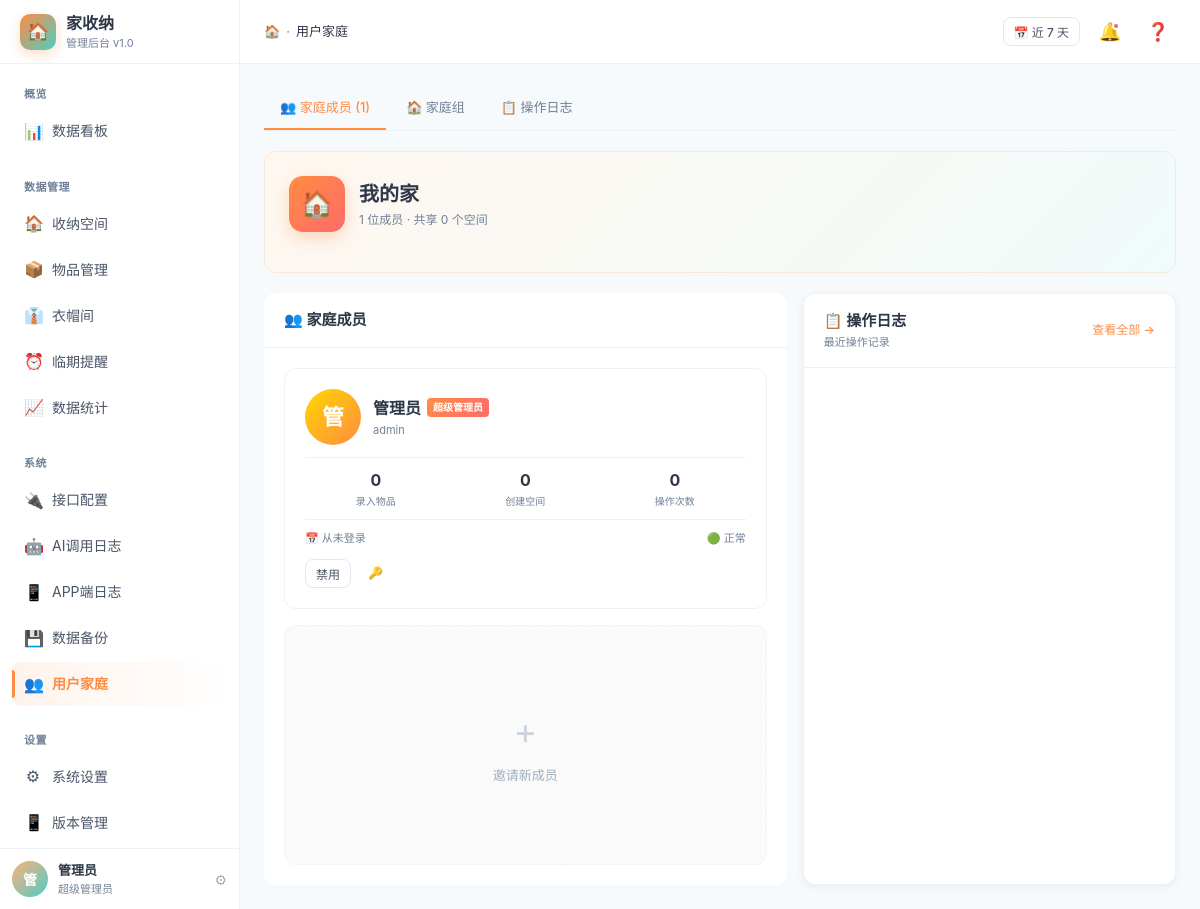
Screenshot of /web-admin/index.php?p=users (signed in) with the database file from the repository.
### tables this page shows
CREATE TABLE IF NOT EXISTS `sys_user` (
    `id` INT UNSIGNED NOT NULL AUTO_INCREMENT,
    `username` VARCHAR(50) NOT NULL COMMENT '用户名',
    `password` VARCHAR(255) NOT NULL COMMENT '密码(bcrypt)',
    `nickname` VARCHAR(50) DEFAULT '' COMMENT '昵称',
    `phone` VARCHAR(20) DEFAULT '' COMMENT '手机号',
    `avatar` VARCHAR(255) DEFAULT '' COMMENT '头像路径',
    `role` TINYINT NOT NULL DEFAULT 2 COMMENT '角色: 1=管理员 2=普通用户',
    `status` TINYINT NOT NULL DEFAULT 1 COMMENT '状态: 0=禁用 1=正常',
    `token` VARCHAR(255) DEFAULT '' COMMENT 'JWT Token',
    `token_expire` INT UNSIGNED DEFAULT 0 COMMENT 'Token过期时间戳',
    `last_login_time` INT UNSIGNED DEFAULT 0 COMMENT '最后登录时间',
    `last_login_ip` VARCHAR(45) DEFAULT '' COMMENT '最后登录IP',
    `created_at` INT UNSIGNED NOT NULL COMMENT '创建时间',
    `updated_at` INT UNSIGNED NOT NULL COMMENT '更新时间',
    PRIMARY KEY (`id`),
    UNIQUE KEY `uk_username` (`username`),
    KEY `idx_phone` (`phone`)
);

### web-admin/index.php (called while the page is built, shortened)
<?php
if (isset($_SESSION['admin_id'])) {
    $db = getDB();
    $stmt = $db->prepare("SELECT * FROM sys_user WHERE id = ? AND role = 1 AND status = 1");
    $stmt->execute([$_SESSION['admin_id']]);
}
require __DIR__ . '/layout.php';

### web-admin/pages/users.php (the view, shortened to what this page needs)
<?php
$db = getDB();
$tab = $_GET['tab'] ?? 'users';
$users = $db->query("SELECT * FROM sys_user ORDER BY created_at DESC")->fetchAll();
$avatarColors = ['linear-gradient(135deg,#FFD700,#FF8C42)','linear-gradient(135deg,#FF8C42,#FF6B6B)','linear-gradient(135deg,#4ECDC4,#0E9F8E)','linear-gradient(135deg,#9F7AEA,#553C9A)','linear-gradient(135deg,#A0AEC0,#718096)'];
?>
<div class="tabs">
    <a href="?p=users&tab=users" class="tab <?= $tab === 'users' ? 'active' : '' ?>">👥 家庭成员 (<?= count($users) ?>)</a>
    <a href="?p=users&tab=houses" class="tab <?= $tab === 'houses' ? 'active' : '' ?>">🏠 家庭组</a>
    <a href="?p=users&tab=logs" class="tab <?= $tab === 'logs' ? 'active' : '' ?>">📋 操作日志</a>
</div>
<?php if ($tab === 'users'): ?>
<div class="family-section">
    <div class="family-head">
        <div class="family-icon">🏠</div>
        <div>
            <div class="family-name">我的家</div>
            <div class="family-meta"><?= count($users) ?> 位成员 · 共享 <?= count($spaces ?? []) ?> 个空间</div>
        </div>
    </div>
</div>
<div class="section-row">
    <div>
        <div class="card-header" style="background:#fff;border-radius:var(--radius) var(--radius) 0 0;border-bottom:1px solid var(--border-2)">
            <div class="card-title">👥 家庭成员</div>
        </div>
        <div class="user-grid" style="padding:20px;background:#fff;border-radius:0 0 var(--radius) var(--radius)">
            <?php foreach ($users as $idx => $u):
                $roleClass = $u['role'] == 1 ? 'role-admin' : 'role-edit';
                $roleName = $u['role'] == 1 ? '超级管理员' : '编辑成员';
            ?>
            <div class="user-card <?= $u['status'] ? '' : 'disabled' ?>">
                <div class="user-card-head">
                    <div class="user-avatar-lg" style="background:<?= $avatarColors[$idx % 5] ?>"><?= mb_substr(htmlspecialchars($u['nickname'] ?: $u['username']), 0, 1) ?></div>
                    <div class="user-card-info">
                        <div class="user-card-name">
                            <?= htmlspecialchars($u['nickname'] ?: $u['username']) ?>
                            <span class="role-badge <?= $roleClass ?>"><?= $roleName ?></span>
                        </div>
                        <div class="user-card-role"><?= htmlspecialchars($u['phone'] ?: $u['username']) ?></div>
                    </div>
                </div>
                <div class="user-stats">
                    <div class="user-stat">
                        <div class="user-stat-val"><?= $db->query("SELECT COUNT(*) FROM goods WHERE creator_id = {$u['id']} AND status = 1")->fetchColumn() ?></div>
                        <div class="user-stat-lbl">录入物品</div>
                    </div>
                    <div class="user-stat">
                        <div class="user-stat-val"><?= $db->query("SELECT COUNT(*) FROM storage_space WHERE creator_id = {$u['id']}")->fetchColumn() ?></div>
                        <div class="user-stat-lbl">创建空间</div>
                    </div>
                    <div class="user-stat">
                        <div class="user-stat-val"><?= $db->query("SELECT COUNT(*) FROM operate_log WHERE user_id = {$u['id']}")->fetchColumn() ?></div>
                        <div class="user-stat-lbl">操作次数</div>
                    </div>
                </div>
                <div class="user-card-foot">
                    <span>📅 <?= $u['last_login_time'] ? date('m-d H:i', $u['last_login_time']) : '从未登录' ?></span>
                    <span><?= $u['status'] ? '🟢 正常' : '⏸ 已禁用' ?></span>
                </div>
                <div style="display:flex;gap:6px;margin-top:12px">
                    <form method="POST" style="display:inline">
                        <button type="submit" class="btn btn-outline btn-sm" style="flex:1"><?= $u['status'] ? '禁用' : '启用' ?></button>
                    </form>
                    <form method="POST" style="display:inline" onsubmit="return confirm('确定重置密码为123456？')">
                        <button type="submit" class="btn btn-ghost btn-sm">🔑</button>
                    </form>
                </div>
            </div>
            <?php endforeach; ?>
            <div class="user-card" style="border-style:dashed;background:#FAFAFA;display:flex;align-items:center;justify-content:center;flex-direction:column;gap:8px;color:#A0AEC0;min-height:240px" onclick="showModal('addUserModal')">
                <div style="font-size:36px;opacity:.5">+</div>
                <div style="font-size:13px;font-weight:500">邀请新成员</div>
            </div>
        </div>
    </div>
    <div class="card">
        <div class="card-header">
            <div>
                <div class="card-title">📋 操作日志</div>
                <div style="font-size:11px;color:#718096;margin-top:2px">最近操作记录</div>
            </div>
            <a href="?p=users&tab=logs" style="font-size:12px;color:#FF8C42;font-weight:500">查看全部 →</a>
        </div>
        <div class="log-list">
        </div>
    </div>
</div>
<?php endif; ?>

### web-admin/layout.php (shortened to what this page needs)
<?php
$db = getDB();
$admin = $db->prepare("SELECT * FROM sys_user WHERE id = ?");
$admin->execute([$_SESSION['admin_id']]);
$admin = $admin->fetch();
$currentPage = $_GET['p'] ?? 'dashboard';
$navGroups = [
    '概览' => [
        ['p' => 'dashboard', 'icon' => '📊', 'label' => '数据看板'],
    ],
    '数据管理' => [
        ['p' => 'spaces', 'icon' => '🏠', 'label' => '收纳空间'],
        ['p' => 'items', 'icon' => '📦', 'label' => '物品管理'],
        ['p' => 'outfits', 'icon' => '👔', 'label' => '衣帽间'],
        ['p' => 'reminders', 'icon' => '⏰', 'label' => '临期提醒'],
        ['p' => 'stats', 'icon' => '📈', 'label' => '数据统计'],
    ],
    '系统' => [
        ['p' => 'api-config', 'icon' => '🔌', 'label' => '接口配置'],
        ['p' => 'ai-logs', 'icon' => '🤖', 'label' => 'AI调用日志'],
        ['p' => 'app-logs', 'icon' => '📱', 'label' => 'APP端日志'],
        ['p' => 'backup', 'icon' => '💾', 'label' => '数据备份'],
        ['p' => 'users', 'icon' => '👥', 'label' => '用户家庭'],
    ],
    '设置' => [
        ['p' => 'settings', 'icon' => '⚙', 'label' => '系统设置'],
        ['p' => 'version', 'icon' => '📱', 'label' => '版本管理'],
    ],
];
$pageTitles = [
    'dashboard' => '数据看板',
    'outfits' => '衣帽间',
    'items' => '物品管理',
    'spaces' => '收纳空间',
    'api-config' => '接口配置',
    'ai-logs' => 'AI调用日志',
    'app-logs' => 'APP端日志',
    'backup' => '数据备份',
    'users' => '用户家庭',
    'settings' => '系统设置',
    'version' => '版本信息',
    'stats' => '数据统计',
    'reminders' => '临期提醒',
];
$pageTitle = $pageTitles[$currentPage] ?? '管理后台';
?>
<!DOCTYPE html>
<html lang="zh-CN">
<head>
    <link rel="stylesheet" href="assets/css/common.css">
</head>
<body>
<div class="app">
    <aside class="sidebar">
        <div class="sidebar-header">
            <div class="sidebar-logo">🏠</div>
            <div>
                <div class="sidebar-title">家收纳</div>
                <div class="sidebar-subtitle">管理后台 v1.0</div>
            </div>
        </div>
        <nav class="sidebar-nav">
            <?php foreach ($navGroups as $groupTitle => $items): ?>
            <div class="nav-group">
                <div class="nav-group-title"><?= $groupTitle ?></div>
                <?php foreach ($items as $item): ?>
                <a class="nav-item <?= $currentPage === $item['p'] ? 'active' : '' ?>" href="?p=<?= $item['p'] ?>">
                    <span class="nav-icon"><?= $item['icon'] ?></span>
                    <span><?= $item['label'] ?></span>
                </a>
                <?php endforeach; ?>
            </div>
            <?php endforeach; ?>
        </nav>
        <div class="sidebar-footer">
            <div class="avatar"><?= mb_substr(htmlspecialchars($admin['nickname'] ?: $admin['username']), 0, 1) ?></div>
            <div class="user-info">
                <div class="user-name"><?= htmlspecialchars($admin['nickname'] ?: $admin['username']) ?></div>
                <div class="user-role"><?= $admin['role'] == 1 ? '超级管理员' : '管理员' ?></div>
            </div>
            <span style="color:#A0AEC0;cursor:pointer">⚙</span>
        </div>
    </aside>
    <main class="main">
        <header class="topbar">
            <div class="breadcrumb">
                <span>🏠</span>
                <span>·</span>
                <span class="current"><?= htmlspecialchars($pageTitle) ?></span>
            </div>
            <div class="topbar-actions">
                <button class="btn btn-outline btn-sm">📅 近 7 天</button>
                <button class="icon-btn">🔔<span class="dot"></span></button>
                <button class="icon-btn">❓</button>
            </div>
        </header>
        <div class="content">
            <?php include "pages/{$currentPage}.php"; ?>
        </div>
    </main>
</div>
</body>
</html>

### web-admin/pages/users.php (style rules this page uses)
.user-grid { display:grid;grid-template-columns:repeat(auto-fill,minmax(280px,1fr));gap:16px;padding:20px }
.user-card { background:#fff;border:1px solid var(--border-2);border-radius:var(--radius);padding:20px;transition:all .2s;cursor:pointer;position:relative }
.user-card-head { display:flex;align-items:center;gap:12px;margin-bottom:12px }
.user-avatar-lg { width:56px;height:56px;border-radius:50%;display:flex;align-items:center;justify-content:center;color:#fff;font-size:22px;font-weight:600;flex-shrink:0 }
.user-card-info { flex:1;min-width:0 }
.user-card-name { font-size:16px;font-weight:600;display:flex;align-items:center;gap:6px }
.user-card-role { font-size:11px;color:#718096;margin-top:2px }
.role-badge { font-size:10px;padding:2px 6px;border-radius:4px;font-weight:600 }
.role-admin { background:linear-gradient(135deg,#FF8C42,#FF6B6B);color:#fff }
.user-stats { display:grid;grid-template-columns:repeat(3,1fr);gap:8px;padding:10px 0;border-top:1px solid var(--border-2);border-bottom:1px solid var(--border-2);margin-bottom:10px }
.user-stat { text-align:center }
.user-stat-val { font-size:16px;font-weight:700;color:#2D3748 }
.user-stat-lbl { font-size:10px;color:#718096;margin-top:2px }
.user-card-foot { display:flex;align-items:center;justify-content:space-between;font-size:11px;color:#718096 }
.family-section { background:linear-gradient(135deg,#FFF7F0 0%,#F0FBFA 100%);border-radius:var(--radius);padding:24px;margin-bottom:20px;border:1px solid rgba(255,140,66,.15) }
.family-head { display:flex;align-items:center;gap:14px;margin-bottom:16px }
.family-icon { width:56px;height:56px;border-radius:14px;background:linear-gradient(135deg,#FF8C42,#FF6B6B);display:flex;align-items:center;justify-content:center;color:#fff;font-size:26px;box-shadow:0 6px 16px rgba(255,140,66,.3) }
.family-name { font-size:20px;font-weight:700 }
.family-meta { font-size:12px;color:#718096;margin-top:2px }
.section-row { display:grid;grid-template-columns:1.4fr 1fr;gap:16px }
.log-list { padding:4px 0 }

### rows the page displays
sys_user: nickname "管", nickname "管理员", role "超级管理员", username "admin", fetchColumn "0", last_login_time "从未登录", status "🟢 正常"

### other values shown
$groupTitle "概览"
$item['icon'] "📊"
$item['label'] "数据看板"
$groupTitle "数据管理"
$item['icon'] "🏠"
$item['label'] "收纳空间"
$item['icon'] "📦"
$item['label'] "物品管理"
$item['icon'] "👔"
$item['label'] "衣帽间"
$item['icon'] "⏰"
$item['label'] "临期提醒"
$item['icon'] "📈"
$item['label'] "数据统计"
$groupTitle "系统"
